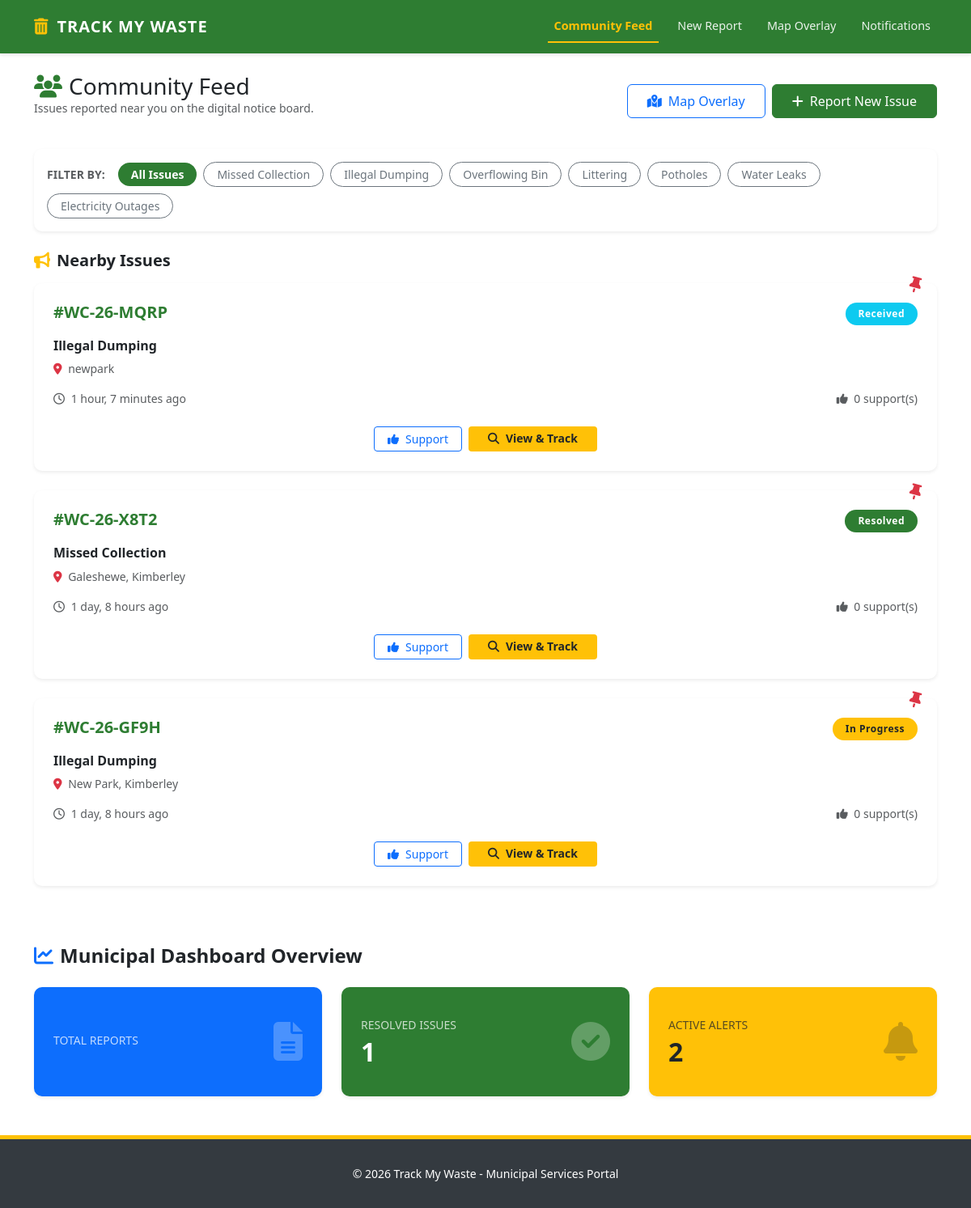
The page /reports/ on the database its author committed.
### reports/models.py (models this page shows, shortened)
class Report(models.Model):
    STATUS_CHOICES = [
        ('RECEIVED', 'Received'),
        ('ASSIGNED', 'Assigned'),
        ('IN_PROGRESS', 'In Progress'),
        ('RESOLVED', 'Resolved'),
        ('VERIFIED', 'Verified'),
    ]
    ISSUE_TYPE_CHOICES = [
        ('MISSED_COLLECTION', 'Missed Collection'),
        ('ILLEGAL_DUMPING', 'Illegal Dumping'),
        ('OVERFLOWING_BIN', 'Overflowing Bin'),
        ('LITTERING', 'Littering'),
        ('POTHOLE', 'Pothole'),
        ('WATER_LEAK', 'Water Leak'),
        ('ELECTRICITY_OUTAGE', 'Electricity Outage'),
        ('OTHER', 'Other'),
    ]
    STATUS_CHOICES = [
        ('RECEIVED', 'Received'),
        ('ASSIGNED', 'Assigned'),
        ('IN_PROGRESS', 'In Progress'),
        ('RESOLVED', 'Resolved'),
        ('VERIFIED', 'Verified'),
    ]
    CONTACT_PREFERENCES = [
        ('SMS', 'SMS'),
        ('APP', 'App Notification'),
    ]
    user = models.ForeignKey(User, on_delete=models.CASCADE, related_name='reports', null=True, blank=True)
    is_public = models.BooleanField(default=True)
    reference_number = models.CharField(max_length=20, unique=True, editable=False)
    issue_type = models.CharField(max_length=50, choices=ISSUE_TYPE_CHOICES, default='MISSED_COLLECTION')
    photo = models.ImageField(upload_to='reports/photos/', blank=True, null=True)
    location = models.CharField(max_length=255)
    latitude = models.DecimalField(max_digits=9, decimal_places=6, null=True, blank=True)
    longitude = models.DecimalField(max_digits=9, decimal_places=6, null=True, blank=True)
    description = models.TextField(blank=True)
    contact_preference = models.CharField(max_length=3, choices=CONTACT_PREFERENCES, default='APP')
    status = models.CharField(max_length=20, choices=STATUS_CHOICES, default='RECEIVED')
    assigned_crew = models.CharField(max_length=50, blank=True, null=True)
    tracking_count = models.PositiveIntegerField(default=0)
    created_at = models.DateTimeField(auto_now_add=True)
    updated_at = models.DateTimeField(auto_now=True)

### reports/views.py (the view)
# urls.py: path('reports/', views.report_list, name='report_list'),
def report_list(request):
    category = request.GET.get('category')
    community_reports = Report.objects.filter(is_public=True).order_by('-created_at')
    if category and category != 'ALL':
        community_reports = community_reports.filter(issue_type=category)
    my_reports = []
    if request.user.is_authenticated:
        my_reports = Report.objects.filter(user=request.user).order_by('-created_at')
    resolved_count = Report.objects.filter(status__in=['RESOLVED', 'VERIFIED']).count()
    alerts_count = Notification.objects.filter(is_sms=True).count() or 1
    community_info = {
        'similar_nearby': 3,
        'residents_tracking': 8
    }
    return render(request, 'reports/report_list.html', {
        'community_reports': community_reports,
        'my_reports': my_reports,
        'resolved_count': resolved_count,
        'alerts_count': alerts_count,
        'community_info': community_info,
        'selected_category': category or 'ALL'
    })

### reports/templates/reports/report_list.html (shortened to what this page needs)
{% extends 'base.html' %}
{% block content %}
<div class="row">
    <div class="col-12 mb-4">
        <div class="d-flex justify-content-between align-items-center mb-4">
            <div>
                <h1 class="h3 font-weight-600 mb-0"><i class="fas fa-users text-green me-2"></i>Community Feed</h1>
                <p class="text-muted small">Issues reported near you on the digital notice board.</p>
            </div>
            <div class="d-flex gap-2">
                <a href="{% url 'community_map' %}" class="btn btn-outline-primary px-4 py-2">
                    <i class="fas fa-map-location-dot me-2"></i>Map Overlay
                </a>
                <a href="{% url 'create_report' %}" class="btn btn-primary px-4 py-2">
                    <i class="fas fa-plus me-2"></i>Report New Issue
                </a>
            </div>
        </div>
        <div class="card border-0 shadow-sm mb-4">
            <div class="card-body p-3">
                <form action="{% url 'report_list' %}" method="get" id="filterForm" class="d-flex flex-wrap gap-2 align-items-center">
                    <span class="small font-weight-700 text-muted text-uppercase me-2">Filter By:</span>
                    <button type="submit" name="category" value="ALL" class="btn btn-sm rounded-pill px-3 {% if selected_category == 'ALL' %}btn-green{% else %}btn-outline-secondary{% endif %}">All Issues</button>
                    <button type="submit" name="category" value="MISSED_COLLECTION" class="btn btn-sm rounded-pill px-3 {% if selected_category == 'MISSED_COLLECTION' %}btn-green{% else %}btn-outline-secondary{% endif %}">Missed Collection</button>
                    <button type="submit" name="category" value="ILLEGAL_DUMPING" class="btn btn-sm rounded-pill px-3 {% if selected_category == 'ILLEGAL_DUMPING' %}btn-green{% else %}btn-outline-secondary{% endif %}">Illegal Dumping</button>
                    <button type="submit" name="category" value="OVERFLOWING_BIN" class="btn btn-sm rounded-pill px-3 {% if selected_category == 'OVERFLOWING_BIN' %}btn-green{% else %}btn-outline-secondary{% endif %}">Overflowing Bin</button>
                    <button type="submit" name="category" value="LITTERING" class="btn btn-sm rounded-pill px-3 {% if selected_category == 'LITTERING' %}btn-green{% else %}btn-outline-secondary{% endif %}">Littering</button>
                    <button type="submit" name="category" value="POTHOLE" class="btn btn-sm rounded-pill px-3 {% if selected_category == 'POTHOLE' %}btn-green{% else %}btn-outline-secondary{% endif %}">Potholes</button>
                    <button type="submit" name="category" value="WATER_LEAK" class="btn btn-sm rounded-pill px-3 {% if selected_category == 'WATER_LEAK' %}btn-green{% else %}btn-outline-secondary{% endif %}">Water Leaks</button>
                    <button type="submit" name="category" value="ELECTRICITY_OUTAGE" class="btn btn-sm rounded-pill px-3 {% if selected_category == 'ELECTRICITY_OUTAGE' %}btn-green{% else %}btn-outline-secondary{% endif %}">Electricity Outages</button>
                </form>
            </div>
        </div>
        <h5 class="font-weight-700 mb-3"><i class="fas fa-bullhorn text-yellow me-2"></i>Nearby Issues</h5>
        {% for report in community_reports %}
            {% include 'reports/report_card_partial.html' with report=report %}
        {% endfor %}
    </div>
    <div class="col-12 mt-4">
        <h4 class="font-weight-700 mb-4"><i class="fas fa-chart-line text-blue me-2"></i>Municipal Dashboard Overview</h4>
        <div class="row">
            <div class="col-md-4">
                <div class="card border-0 bg-blue text-white mb-4 shadow-sm h-100">
                    <div class="card-body p-4 d-flex justify-content-between align-items-center">
                        <div>
                            <p class="small text-uppercase mb-1 opacity-75">Total Reports</p>
                        </div>
                        <i class="fas fa-file-alt fa-3x opacity-25"></i>
                    </div>
                </div>
            </div>
            <div class="col-md-4">
                <div class="card border-0 bg-green text-white mb-4 shadow-sm h-100">
                    <div class="card-body p-4 d-flex justify-content-between align-items-center">
                        <div>
                            <p class="small text-uppercase mb-1 opacity-75">Resolved Issues</p>
                            <h2 class="mb-0 font-weight-700">{{ resolved_count|default:"0" }}</h2>
                        </div>
                        <i class="fas fa-check-circle fa-3x opacity-25"></i>
                    </div>
                </div>
            </div>
            <div class="col-md-4">
                <div class="card border-0 bg-yellow text-dark mb-4 shadow-sm h-100">
                    <div class="card-body p-4 d-flex justify-content-between align-items-center">
                        <div>
                            <p class="small text-uppercase mb-1 opacity-75">Active Alerts</p>
                            <h2 class="mb-0 font-weight-700">{{ alerts_count|default:"1" }}</h2>
                        </div>
                        <i class="fas fa-bell fa-3x opacity-25"></i>
                    </div>
                </div>
            </div>
        </div>
    </div>
</div>
{% endblock %}

### reports/templates/reports/report_card_partial.html (shortened to what this page needs)
<div class="card mb-4 border-0 shadow-sm notice-card">
    <div class="card-body p-4">
        <div class="d-flex justify-content-between align-items-start mb-3">
            <h5 class="font-weight-700 text-green mb-0">#{{ report.reference_number }}</h5>
            <span class="badge rounded-pill px-3 py-2
                {% if report.status == 'RECEIVED' %}bg-cyan
                {% elif report.status == 'ASSIGNED' %}bg-blue
                {% elif report.status == 'IN_PROGRESS' %}bg-yellow text-dark
                {% elif report.status == 'RESOLVED' %}bg-green
                {% elif report.status == 'VERIFIED' %}bg-success{% endif %}">
                {{ report.get_status_display }}
            </span>
        </div>
        <h6 class="mb-2 font-weight-700 text-dark">{{ report.get_issue_type_display }}</h6>
        <p class="small text-muted mb-3"><i class="fas fa-map-marker-alt text-danger me-1"></i> {{ report.location }}</p>
        <div class="d-flex justify-content-between align-items-center">
            <p class="small text-muted mb-0"><i class="far fa-clock me-1"></i> {{ report.created_at|timesince }} ago</p>
            <p class="small text-muted mb-0"><i class="fas fa-thumbs-up me-1"></i> {{ report.supports.count }} support(s)</p>
        </div>
        <div class="d-flex justify-content-center mt-4 gap-2">
            <form action="{% url 'add_support' report.reference_number %}" method="post">
                <button type="submit" class="btn btn-outline-primary btn-sm px-3">
                    <i class="fas fa-thumbs-up me-2"></i>Support
                </button>
            </form>
            <a href="{% url 'report_detail' report.reference_number %}" class="btn btn-yellow px-4 btn-sm">
                <i class="fas fa-search me-2"></i>View & Track
            </a>
        </div>
    </div>
</div>

### templates/base.html (style rules this page uses)
:root { --theme-green: #2e7d32; --theme-blue: #0d6efd; --theme-yellow: #ffc107; --theme-cyan: #0dcaf0; --bg-white: #ffffff; --bg-light: #f8f9fa; --footer-dark: #343a40; --text-dark: #212529; --text-muted: #6c757d; }
body { background-color: var(--bg-white); color: var(--text-dark); font-family: 'Segoe UI', Tahoma, Geneva, Verdana, sans-serif; min-height: 100vh; display: flex; flex-direction: column; }
.btn-primary { background-color: var(--theme-green); border-color: var(--theme-green); }
.btn-yellow { background-color: var(--theme-yellow); color: #212529; border: none; font-weight: 600; transition: all 0.2s; }
.btn-green { background-color: var(--theme-green); color: white; border: none; font-weight: 600; }
.card { border: 1px solid #e9ecef; border-radius: 10px; box-shadow: 0 2px 10px rgba(0,0,0,0.05); background-color: #ffffff; }
.notice-card { border-top: 4px solid var(--theme-yellow); position: relative; }
.notice-card::after { content: '\f08d'; font-family: 'Font Awesome 6 Free'; font-weight: 900; position: absolute; top: -12px; right: 20px; color: #dc3545; font-size: 1.2rem; transform: rotate(15deg); }
.text-yellow { color: var(--theme-yellow) !important; }
.bg-yellow { background-color: var(--theme-yellow) !important; }
.text-green { color: var(--theme-green) !important; }
.text-blue { color: var(--theme-blue) !important; }

### reports/templates/reports/report_list.html (style rules this page uses)
.font-weight-700 { font-weight: 700; }
.text-green { color: var(--theme-green); }
.text-blue { color: var(--theme-blue); }
.bg-blue { background-color: var(--theme-blue) !important; }
.bg-green { background-color: var(--theme-green) !important; }
.bg-cyan { background-color: var(--theme-cyan) !important; }
.bg-yellow { background-color: var(--theme-yellow) !important; }
.badge { font-weight: 600; font-size: 0.75rem; letter-spacing: 0.5px; }

### rows shown on the page
Report: reference_number "WC-26-MQRP", status "Received", issue_type "Illegal Dumping", location "newpark", created_at "1 hour, 7 minutes", supports.count "0"
Report: reference_number "WC-26-X8T2", status "Resolved", issue_type "Missed Collection", location "Galeshewe, Kimberley", created_at "1 day, 8 hours", supports.count "0"
Report: reference_number "WC-26-GF9H", status "In Progress", issue_type "Illegal Dumping", location "New Park, Kimberley", created_at "1 day, 8 hours", supports.count "0"

### other values the page prints
{{ resolved_count|default:"0" }} "1"
{{ alerts_count|default:"1" }} "2"
